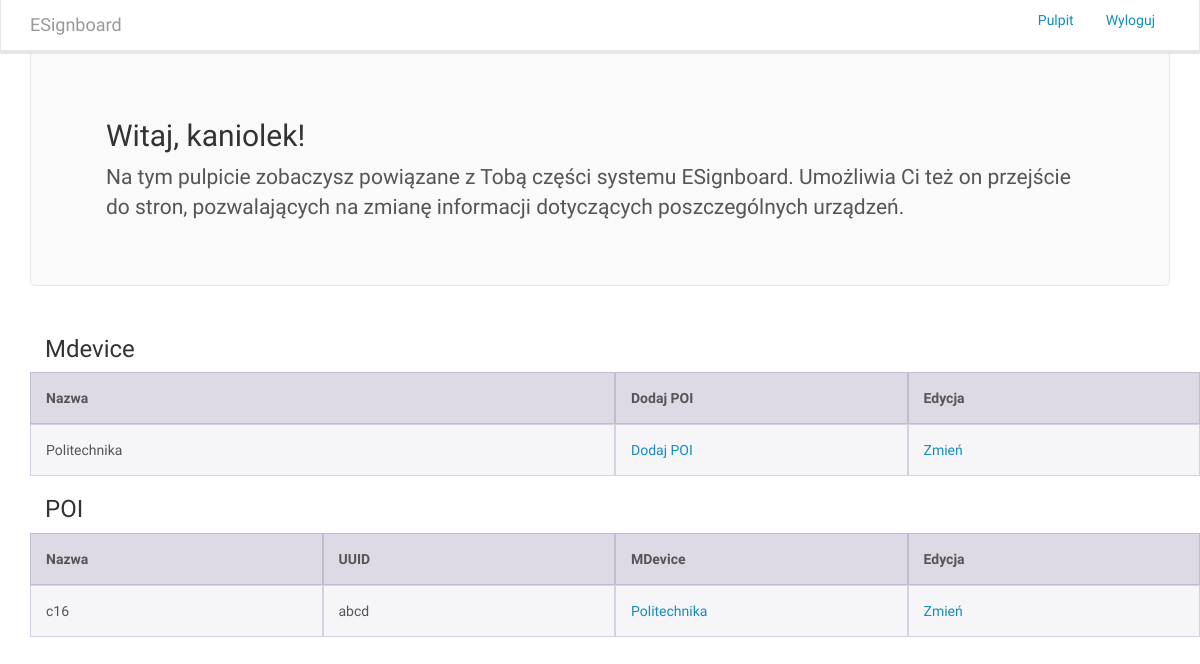
Before: /devices/dashboard/ (signed in) with the older database file.
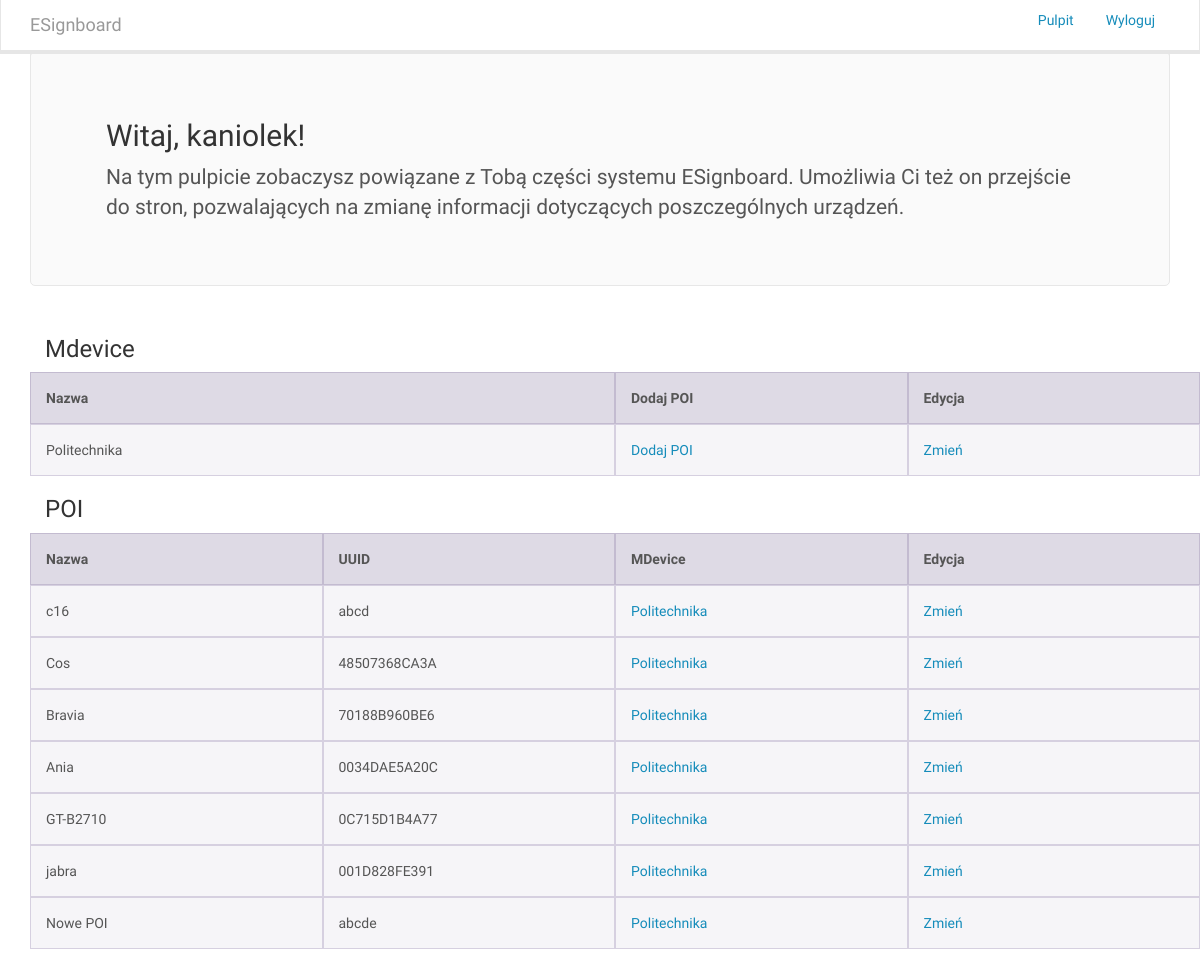
After: the same page with the newer database file.
### devices/models.py (models this page shows, shortened)
class Device(models.Model):
    name = models.CharField(max_length=30)
    owners = models.ManyToManyField(User)
    hash = models.CharField(max_length=32)

class Poi(models.Model):
    name = models.CharField(max_length=30)
    owners = models.ManyToManyField(User)
    parent_device = models.ForeignKey(Device, on_delete=models.CASCADE)
    content = models.TextField()
    uuid = models.CharField(max_length=32)

### devices/views.py (the view)
def dashboard(request):
    if not request.user.is_authenticated():
        return redirect('user:login')
    context = dict()
    context['mdevices'] = Device.objects.filter(owners__in=[request.user.id])
    context['pois'] = Poi.objects.filter(owners__in=[request.user.id])
    context['user'] = request.user
    return render(request, 'devices/dashboard.html', context)

### devices/templates/devices/dashboard.html (shortened to what this page needs)
{% extends 'main/base.html' %}
{% block content %}
    <div class="jumbotron">
      <div class="container">
        <h2>Witaj, {{user.username}}!</h2>
        <p>Na tym pulpicie zobaczysz powiązane z Tobą części systemu ESignboard. Umożliwia Ci też on przejście do stron, pozwalających na zmianę informacji dotyczących poszczególnych urządzeń.</p>
      </div>
    </div>
    <div class="container">
        <h3>Mdevice</h3>
            {% if not mdevices %}
            <div class="alert alert-info">
                Nie posiadasz żadnych przypisanych do siebie Mdevice.
            </div>
            {% else %}
                <div class="row head">
                    <div class="col-md-6">Nazwa</div>
					<div class="col-md-3">Dodaj POI</div>
                    <div class="col-md-3">Edycja</div>
                </div>
                {% for mdevice in mdevices %}
                    <div class="row">
                        <div class="col-md-6">{{mdevice.name}}</div>
						<div class="col-md-3"><a href="{% url 'devices:poi_new' mdevice.id %}">Dodaj POI</a></div>
                        <div class="col-md-3"><a href="{% url 'devices:mdevice_edit' mdevice.id %}">Zmień</a></div>
                    </div>
                {% endfor %}
            {% endif %}
    </div>
    <div class="container">
        <div style="position: relative;">
            <h3>POI</h3>
        </div>
            {% if not pois %}
            <div class="alert alert-info">
                Nie posiadasz żadnych przypisanych do siebie POI.
            </div>
            {% else %}
            <div class="row head">
                    <div class="col-md-3">Nazwa</div>
                    <div class="col-md-3">UUID</div>
                    <div class="col-md-3">MDevice</div>
                    <div class="col-md-3">Edycja</div>
            </div>
                {% for poi in pois %}
                    <div class="row">
                        <div class="col-md-3">{{poi.name}}</div>
                        <div class="col-md-3">{{poi.uuid}}</div>
                        <div class="col-md-3"><a href="{% url 'devices:mdevice_edit' poi.parent_device.id %}">{{poi.parent_device.name}}</a></div>
                        <div class="col-md-3"><a href="{% url 'devices:poi_edit' poi.id %}">Zmień</a></div>
                    </div>
                {% endfor %}
            {% endif %}
    </div>
{% endblock %}

### main/templates/main/base.html (shortened to what this page needs)
{% load staticfiles %}
<!DOCTYPE html>
<html lang="en">
<head>
    <link rel="stylesheet" type="text/css" href="{% static 'main/css/bootstrap.min2.css' %}" />
</head>
<body>
    <nav class="navbar navbar-inverse navbar-fixed-top">
      <div class="container">
        <div class="navbar-header">
          <a class="navbar-brand" href="{% url 'main:index' %}">ESignboard</a>
        </div>
        <div id="navbar" class="navbar-collapse collapse">
        {% if user.is_authenticated %}
        <nav>
            <ul class="nav nav-pills pull-right">
                <li role="presentation"><a href="{% url 'devices:dashboard' %}">Pulpit</a></li>
                <li role="presentation"><a href="{% url 'user:logout' %}">Wyloguj</a></li>
            </ul>
        </nav>
        {% endif %}
        </div>
      </div>
    </nav>
    <div class="container">
    {% block content %}
    {% endblock %}
    </div>
</body>
</html>

### main/templates/main/base.html (style rules this page uses)
body { padding-top: 50px; padding-bottom: 20px; }
.head { font-weight: bold; background-color: rgba(86,61,124,.15); }
.row { #margin-bottom: 20px; }
[class*="col-"] { padding-top: 15px; padding-bottom: 15px; background-color: #eee; background-color: rgba(86,61,124,.05); border: 1px solid #ddd; border: 1px solid rgba(86,61,124,.2); }

Changed rows visible on the page:
added Poi: name "Cos", uuid "48507368CA3A", parent_device.name "Politechnika"
added Poi: name "Bravia", uuid "70188B960BE6", parent_device.name "Politechnika"
added Poi: name "Ania", uuid "0034DAE5A20C", parent_device.name "Politechnika"
added Poi: name "GT-B2710", uuid "0C715D1B4A77", parent_device.name "Politechnika"
added Poi: name "jabra", uuid "001D828FE391", parent_device.name "Politechnika"
added Poi: name "Nowe POI", uuid "abcde", parent_device.name "Politechnika"
